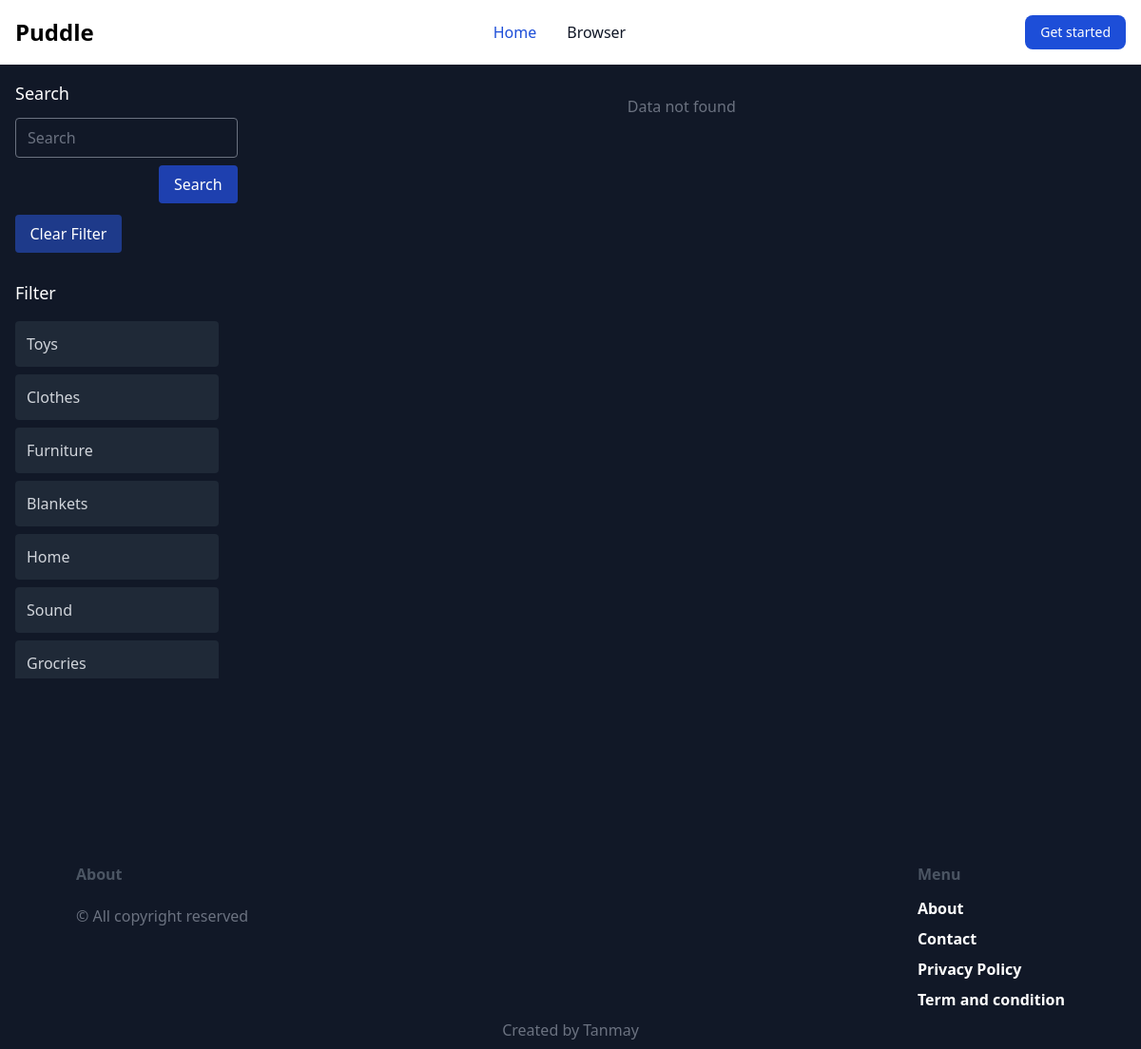
The page /Browser/ on the database its author committed.
### items/models.py (models this page shows, shortened)
class Catagories(models.Model):
    name=models.CharField(max_length=150)
    class Meta:
        verbose_name_plural = 'Catagories'

### browser/views.py (the view)
# urls.py: path("Browser/", index , name="browser")
def index(request):
    items=Item.objects.filter(sold_out=False)
    category=Catagories.objects.all()
    if request.method == 'GET':
        search=request.GET.get('search','')
        category_name=request.GET.get('category', '')
        if search != None:
            items=Item.objects.filter(
                Q(name__icontains=search)|
                Q(price__icontains=search)|
                Q(description__icontains=search)
            )
        if category_name:
         items=Item.objects.filter(catagories__name=category_name)
    data={
        "items": items,
        "search":search,
        "category": category,
        "category_name":category_name
    }
    return render(request,'browser.html',data)

### core/templates/browser.html
{% extends 'base.html' %}
{% block Start %}
<div class="md:min-h-screen bg-gray-900">
<div class="flex min-h-screen flex-col md:flex-row md:justify-between p-4">
    <div class="md:min-w-fit h-fit flex flex-col  lg:[min-width:20%]">
        <form method="get" class="pb-5">
         <h1 class="text-white  text-lg">Search</h1>
         <div class="md:flex items-end flex-col py-3">
            <input autocomplete="on" value="{{search}}" class=" w-60 focus:bg-transparent active:bg-transparent bg-transparent text-white md:w-[100%] border-gray-500 rounded" type="search" name="search" placeholder="Search">
            <button type="submit" class="bg-blue-800 p-2  rounded mt-2 text-white px-4">Search</button>
         </div>
         <button class="bg-blue-900 p-2 text-white w-28 rounded"><a href="{% url 'browser' %}">Clear Filter</a></button>
        </form>
        <div class="text-gray-300">
            <h1 class="text-white text-lg py-2">Filter</h1>
            <ul class="md:w-full overflow-x-auto h-56 md:h-96">
                {% for category in category  %}
                <li class="rounded ">
                    <a href="{% url 'browser' %}?category={{ category.name }}"  class=" rounded {% if category.name == category_name %} bg-blue-900 {% else %} bg-gray-800 {% endif %}  p-3 block my-2 mr-5">{{category.name}}</a>
                </li>
                {% endfor %}
            </ul>
        </div>
    </div>
<div class="w-[100%] flex flex-wrap justify-center md:justify-center py-4 md:p-4">
{% for items in  items %}
<div class="bg-white m-2 text-black font-semibold w-60 h-fit rounded overflow-hidden ">
    <div class="h-[12rem] w-[100%]">
        <img class="h-[100%] w-[100%] object-cover object-center" src="/media/{{items.image}}" alt="">
    </div>
    <div class="p-1.5 h-fit">
        <p class="text-sm text-gray-600">{{items.updated_at}}</p>
        <div class="flex justify-between ">
            <h4 class="text-lg ">
                {{items.name}}
            </h4>
            <h1>
                ${{items.price}}
            </h1>
        </div>
        <div class="flex justify-between">
            <div>
                <p class="text-green-900">{{items.catagories}}</p>
            </div>
        <div>
            {% if items.sold_out %}
            <p class="text-end text-red-500">Currently Unavailable</p>
            {% else %}
            <p class="text-end text-green-600">Available</p>
            {% endif %}
        </div>
        </div>
        <div class="flex justify-between items-center ">
        {% if items.sold_out %}
          <button class=" bg-gray-600 px-3  text-white rounded py-1.5 text-l">Sold out</button>
        {% else %}
          <button class="bg-gray-950 px-3  text-white rounded py-1.5 text-l"><a href="{% url 'detail' items.id %}">Buy Now</a></button>
        {% endif %}
        {% if items.sold_out %}
          <p class="text-sm  text-gray-600 font-semibold">
           </p>
           {% else %}
           <p class="text-sm  text-gray-600 font-semibold">
            Free shipping
           </p>
        {% endif %}
        </div>
    </div>
</div>
{% empty %}
<p class="text-gray-500">Data not found</p>
{% endfor %}
</div>
</div>
</div>
{% endblock  %}

### rows shown on the page
Catagories: name "Toys"
Catagories: name "Clothes"
Catagories: name "Furniture"
Catagories: name "Blankets"
Catagories: name "Home"
Catagories: name "Sound"
Catagories: name "Grocries"
